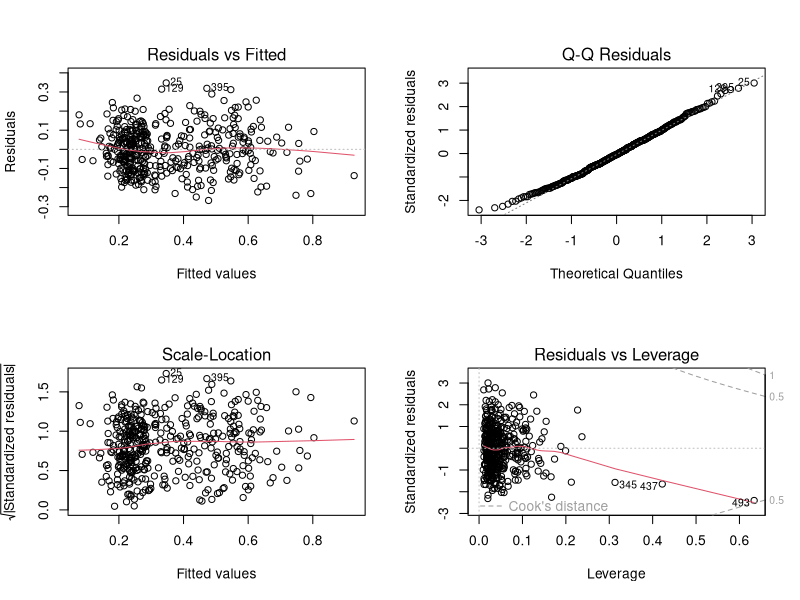

Source code (R): (Note: this script raises an error after producing the figure.)
climate = read.table("climate.txt", header=T, sep = "\t")
weekly = read.csv("weekly_pos.csv", header=T)
camp = read.table("case2regions4.txt", header=T, sep = "\t")
library(MASS)
library(car)
library(lattice)
#camp <- data.frame(weekly, climate)

summary(camp)
#plot(camp, panel=panel.smooth)

lm1 <- lm((pos / total) ~ (I(aveTemp^2) + maxTemp + relHum + sunHours + precip + week)^2, data=camp)
par(mfrow=c(2,2))
plot (lm1)
residualPlots(lm1)
summary(lm1)
boxcox(lm1)

lm2 <- step(lm1)
summary(lm2)
anova(lm2)
drop1(lm2, test="F")

stepP <- function(object, level=0.05, verbose=FALSE){
  if (!("lm" %in% class(object))){
    error("First argument should be an lm object")
  }
  d1 <- drop1(object, test="F")[-1,]
  maxP <- max(d1[["Pr(>F)"]])
  lmTmp <- object
  maxVar <- row.names(d1)[d1[["Pr(>F)"]]==maxP]
  history <-NULL # For storing the history of models
  tmpFormula <- paste(as.character(formula(lmTmp))[c(2,1,3)], collapse=" ")
  
  while(maxP > level & nrow(d1)>=1){
    maxVar <- row.names(d1)[d1[["Pr(>F)"]]==maxP]
    history <- rbind(history,data.frame(formula= tmpFormula, maxP=maxP, maxVar = maxVar) )
    lmTmp <- update(lmTmp, paste(".~.-",maxVar))
    d1 <- drop1(lmTmp, test="F")[-1,]
    maxP <- max(d1[["Pr(>F)"]])
    tmpFormula <- paste(as.character(formula(lmTmp))[c(2,1,3)], collapse=" ")
    if (verbose)
      print(tmpFormula) # Print the formula after each reduction
  }
  # Also adding the final model to document the p-value
  maxVar <- row.names(d1)[d1[["Pr(>F)"]]==maxP]
  tmpFormula <- paste(as.character(formula(lmTmp))[c(2,1,3)], collapse=" ")
  history <- rbind(history,data.frame(formula= tmpFormula, maxP=maxP, maxVar = maxVar) )
  return(list(object=lmTmp, history=history))  
}

mod <- stepP(lm2)
lm3 <- mod$object

par(mfrow=c(2,2))
plot(lm12)
residualPlots(lm12)

a1 <- lm((pos / total)^0.7 ~ (maxTemp + relHum + precip  + sunHours + I(aveTemp^2) + I(sunHours^2) + I(precip^2))^2, data=camp, subset= c(-496))
par(mfrow=c(2,2))
plot (a1)
summary(a1)
boxcox(a1)
residualPlots(a1)

a3 <- stepP(a1)$object
drop1(a3, test="F")
anova(a3)
summary(a3)

b1 <- lm((pos / total)^0.7 ~ (aveTemp + maxTemp + relHum   + precip  + sunHours + I(aveTemp^2) + I(sunHours^2) + I(precip^2))^2, data=camp, subset = -496)
par(mfrow=c(2,2))
plot(b1)
b2 <- stepP(b1)$object
summary(b2)

anova(a3,b2)


lec.fun<-function(data, reference, others=names(data)[names(data)!=reference], ref.values=seq(min(data[[reference]]),max(data[[reference]]),length=30)){
  pdata<-data.frame(reference=ref.values)
  names(pdata)<-reference
  for(i in others){
    lmtmp<-lm(as.formula(paste(i,"~",reference)),data)
    pdata[[i]]<-predict(lmtmp,newdata=pdata[reference])
  }
  return(pdata)
}
par(mfrow=c(1,1))
plot((pos / total) ~ aveTemp,data=camp)

campy <- lec.fun(camp,reference="aveTemp",others=c("maxTemp", "relHum", "precip", "sunHours"), ref.values=-5:21)
campyb <- lec.fun(camp,reference="aveTemp",others=c("maxTemp", "relHum", "precip", "sunHours"), ref.values=-5:21)

pred.campy<-predict(b2, int="p",newdata=campy)
pred.campya<- predict(a3, int="p",newdata=campy)
matlines(campy$aveTemp,pred.campy^(10/7),lty=c(1,2,2),col=3,lwd=2)
matlines(campy$aveTemp,pred.campya^(10/7),lty=c(1,2,2),col=2,lwd=2)

# x1p <- 0:30
# x2p <- 0:30
campy <- lec.fun(camp,reference="aveTemp",others=c("maxTemp", "relHum", "precip", "sunHours"), ref.values=10:20)
pred.campy <- expand.grid(aveTemp=campy$aveTemp, relHum =campy$relHum, maxTemp = campy$maxTemp, sunHours=campy$sunHours, precip = campy$precip)
# ## Then predicting each grid point:
pred.campy$fit <- predict(a3, int = "p", newdata=pred.data)
pred.campy$fit
#wireframe(fit ~ aveTemp * precip, pred.data, scales = list(arrows = FALSE), drape=TRUE)
#levelplot(fit^(10/7) ~ maxTemp * relHum, pred.data)

# a2 <- step(a1)
# a3 <- stepP(a2)$object
# anova(a3)
# drop1(a3, test="F")
# a4 <- update(a3, .~. -relHum)
# drop1(a4, test="F")
# anova(a4)
# a5 <- stepP(a4)$object
# anova(a5)
# a6 <- update(a5, .~. -sunHours)
# drop1(a6, test="F")
# anova(a6)
# a7 <- update(a6, .~. -aveTemp:precip)
# drop1(a7, test="F")
# a8 <- stepP(a7)$object
# anova(a8)

# residualPlots(a8)
# plot(a8)
# drop1(a8, test="F")
# summary(a8)
# coef(a8)
# 
# t4 <- lm((pos / total) ~ (aveTemp + maxTemp + relHum + sunHours + precip + week + I(aveTemp^2))^3, data=facit)
# par(mfrow=c(2,2))
# plot(t3)
# boxcox(a3, lambda = seq(0, 1, length.out = 20))
# 
# t4 <- lm((pos / total)^0.7 ~ (aveTemp + maxTemp + relHum + sunHours + precip + week + I(aveTemp^2))^3, data=facit)
# par(mfrow=c(2,2))
# plot(t4)
